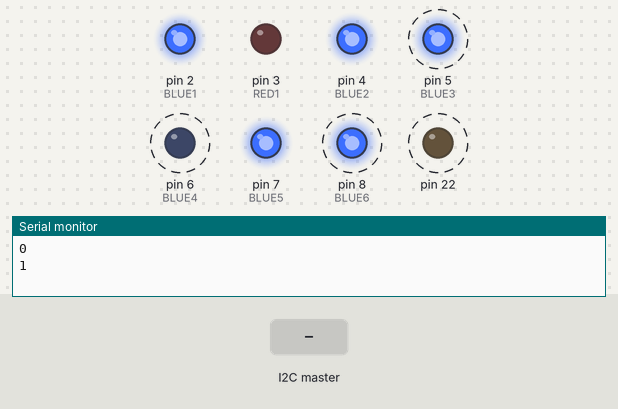
Recording of a sketch running on a simulated Arduino Uno, built with avr-gcc and run on an emulated ATmega328P. Shown: output pins drawn as LEDs (lit = HIGH), the last lines printed to the serial monitor. Dashed ring = blinking. Inputs (shaded band) come from the test bench.

Above: at 1.2 s.
1.3 s: the I2C master sends the byte 1
At 1.9 s:
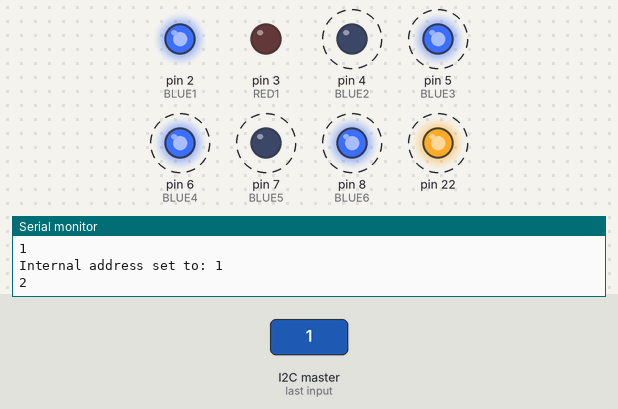
Timing chart, 0 to 10.3 s (numbered marks = the images above; inputs shaded):
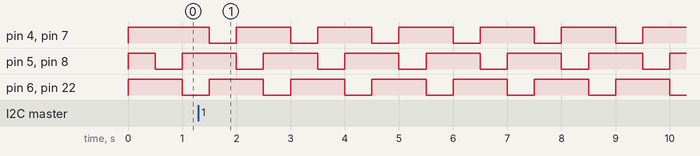

The sketch:

Wire.ino
```cpp
#include <Wire.h>
//#include <led.h>
#define SLAVE_ADDRESS 0x09
#define READLENGTH 4
#define RECEIVELENGTH 2
#define TYPE 3 //WIRE
#define POLARISATION 0

#define ADD_TYPE 0
#define ADD_NIEGHBOURS 4
#define ADD_POS_NEIGHBOUR 8
#define ADD_POLARISATION 12
#define ADD_LIVE_STATE 16

#define RED1 PD3
#define BLUE1 PD2
#define BLUE2 PD4
#define BLUE3 PD5
#define BLUE4 PD6
#define BLUE5 PD7
#define BLUE6 PB0
#define BLUE7 PB6


uint8_t memory[128]; // Simulate internal registers/memory
uint8_t currentInternalAddress = 0;

const unsigned long interval = 500; // Time between LED transitions (in ms)

const int ledPins[] = {1, 2, 3};  // Define the pins for the LEDs
const int numLeds = 3; // Number of LEDs Actually 6

unsigned long previousMillis = 0; // Stores the last time an LED state changed
int currentLed = 0;               // Tracks the currently active LED


void setup() {
    // Initialize simulated memory with some values
    // for (uint8_t i = 0; i < 128; i++) {
    //     memory[i] = i;
    // }

    Serial.begin(9600);
    Wire.begin(SLAVE_ADDRESS);
    Wire.onReceive(receiveEvent);
    Wire.onRequest(requestEvent);

    led_setup();

    memory[ADD_TYPE] = TYPE;
    memory[ADD_POLARISATION] = 0;

}

void loop() {

    led_cycle(1);
    red_on();

}


// Handle receiving data from the master
void receiveEvent(int bytes) {
    if (bytes == 1) {
        //THIS IS A REQUEST
        currentInternalAddress = Wire.read(); // First byte is internal address

        Serial.print("Internal address set to: ");
        Serial.println(currentInternalAddress);
    }
    if (bytes == 2) {
      //THIS IS A WRITE
      Serial.println("WRITE");
      currentInternalAddress = Wire.read();       // First byte: internal address
      Serial.println(currentInternalAddress);
      uint8_t value = Wire.read();         // Second byte: value to write
      Serial.println(value);
      if (currentInternalAddress < sizeof(memory)) {      // Ensure address is within bounds
          memory[currentInternalAddress] = value;         // Write value to memory
      } else {
           Serial.println("Error: Address out of bounds");
      }
    }

}

// Handle data request from the master
void requestEvent() {
    Wire.write(&memory[currentInternalAddress], 4); // Send 4 bytes starting from the current internal address
}


void led_setup() {

  DDRD |= (1 << RED1);
  DDRD |= (1 << BLUE1);
  DDRD |= (1 << BLUE2);
  DDRD |= (1 << BLUE3);
  DDRD |= (1 << BLUE4);
  DDRD |= (1 << BLUE5);
  DDRB |= (1 << BLUE6);
  DDRB |= (1 << BLUE7);


  // INITIAL LED OFF: Active Low
  PORTD |= (1 << RED1);
  PORTD |= (1 << BLUE1);
  PORTD |= (1 << BLUE2);
  PORTD |= (1 << BLUE3);
  PORTD |= (1 << BLUE4);
  PORTD |= (1 << BLUE5);
  PORTB |= (1 << BLUE6);
  PORTB |= (1 << BLUE7);
}

void all_leds_on(){
  PORTD &= ~(1 << RED1);
  PORTD &= ~(1 << BLUE1);
  PORTD &= ~(1 << BLUE2);
  PORTD &= ~(1 << BLUE3);
  PORTD &= ~(1 << BLUE4);
  PORTD &= ~(1 << BLUE5);
  PORTB &= ~(1 << BLUE6);
  PORTB &= ~(1 << BLUE7);
}

void all_leds_off(){
  PORTD |= (1 << RED1);
  PORTD |= (1 << BLUE1);
  PORTD |= (1 << BLUE2);
  PORTD |= (1 << BLUE3);
  PORTD |= (1 << BLUE4);
  PORTD |= (1 << BLUE5);
  PORTB |= (1 << BLUE6);
  PORTB |= (1 << BLUE7);
}

void red_on(){
  PORTD &= ~(1 << RED1);
}

void red_off(){
  PORTD |= (1 << RED1);
}

void led_pair_on(int pair){
  if (pair == 0){
    PORTD &= ~(1 << BLUE2);
    PORTD &= ~(1 << BLUE5);
  }
  if (pair == 1){
    PORTD &= ~(1 << BLUE3);
    PORTB &= ~(1 << BLUE6);
  }
  if (pair == 2){
    PORTD &= ~(1 << BLUE4);
    PORTB &= ~(1 << BLUE7);
  }
}

void led_pair_off(int pair){
  if (pair == 0){
    PORTD |= (1 << BLUE2);
    PORTD |= (1 << BLUE5);
  }
  if (pair == 1){
    PORTD |= (1 << BLUE3);
    PORTB |= (1 << BLUE6);
  }
  if (pair == 2){
    PORTD |= (1 << BLUE4);
    PORTB |= (1 << BLUE7);
  }
}

void led_cycle(int direction){
  unsigned long currentMillis = millis();

  // Check if it's time to switch to the next LED
  if (currentMillis - previousMillis >= interval) {
    previousMillis = currentMillis;

    // Turn off the current LED
    led_pair_off(currentLed);
    Serial.println(currentLed);
    // Move to the next LED, flipping direction if needed
    currentLed += direction;

     // Handle wrapping around
    if (currentLed >= numLeds) {
      currentLed = 0; // Wrap to the first LED
    } else if (currentLed < 0) {
      currentLed = numLeds - 1; // Wrap to the last LED
    }

    // Turn on the next LED
    led_pair_on(currentLed);
  }
}
```

Measured:
- by itself, pin 4 (BLUE2), pin 5 (BLUE3), pin 6 (BLUE4), pin 7 (BLUE5), pin 8 (BLUE6), pin 22: alternates HIGH for 1.0 s and LOW for 0.50 s
